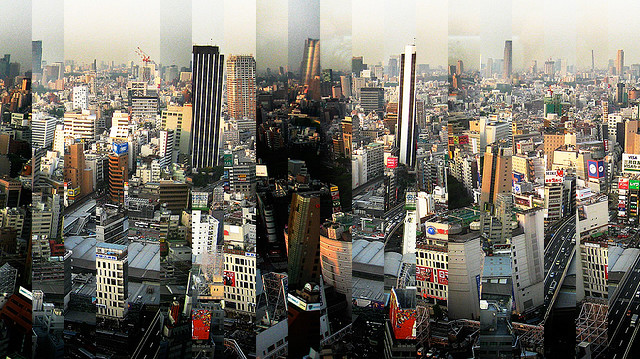
#> input picture images/input/TokyoPanoramaShredded.png, 640 x 359 px
$ python ImageShred.py   (Python 2 division)
#> lines starting #> are read from the running program, lines starting #| are printed output that depends on the picture
import sys
from PIL import Image
image = Image.open('images/input/TokyoPanoramaShredded.png')
#> image is the input picture: PIL image 640x359 RGBA; mean R, G, B, A 118.7, 114.3, 104.7, 255
data = image.getdata() # This gets pixel data

# Access an arbitrary pixel. Data is stored as a 2d array where rows are
# sequential. Each element in the array is a RGBA tuple (red, green, blue,
# alpha).

x, y = 20, 90
width, height = image.size
#> width = 640; height = 359
def get_pixel_value(x, y):
#> called with x = 20, y = 30
    global width,height
    pixel = data[y * width + x]
#> pixel = (203, 204, 198, 255)
    return pixel
print get_pixel_value(20, 30)
def get_distance_of_2_pixel(pixel1, pixel2):
    return  (pixel1[0] - pixel2[0])**2 + \
            (pixel1[1] - pixel2[1])**2 + \
            (pixel1[2] - pixel2[2])**2

point1 = get_pixel_value(19,30)
#> point1 = (202, 205, 194, 255)
point2 = get_pixel_value(20,30)
#> point2 = (203, 204, 198, 255)
print get_distance_of_2_pixel(point1,point2)
#| 18
def get_image_column(x):
    global width,height
    tmp_image_column = []
    for i in range(height):
        tmp_image_column.append(get_pixel_value(x, i))

    return tmp_image_column


# Create a new image of the same size as the original
# and copy a region into the new image
NUMBER_OF_COLUMNS = 20
unshredded = Image.new("RGBA", image.size)
#> unshredded: PIL image 640x359 RGBA; every value is 0
shred_width = unshredded.size[0]/NUMBER_OF_COLUMNS
#> shred_width = 32

image_shred_left_edges = []
image_shred_right_edges = []
for i in range(20):
    image_shred_left_edges.append(get_image_column(i*shred_width))
    image_shred_right_edges.append(get_image_column((i+1)*shred_width - 1))
#> this loop made 20 passes


def get_distance_of_2_column(col1, col2):
    height = len(col1)
    sum = 0
    for i in range(height):
        sum = sum + get_distance_of_2_pixel(col1[i], col2[i])
    return sum

#print len(image_shred_left_edges)
#print len(image_shred_right_edges)
min_col_distance_pair = []
print "distance :"
for i in range(20):
    print "col "+ str(i)
    tmp_min_col_distance = sys.maxint
    tmp_left = 0
    tmp_right = 0
    for j in range(20):
        left = image_shred_left_edges[i]
        right = image_shred_right_edges[j]
        tmp_distance = get_distance_of_2_column(left,right)
        print "%2d->%2d:%s" % (j,i,str(tmp_distance))
        if tmp_distance < tmp_min_col_distance and i != j:
            tmp_min_col_distance = tmp_distance
            tmp_left = i
            tmp_right = j
    tmp_col_dis_pair = (tmp_right,tmp_left,tmp_min_col_distance)
    min_col_distance_pair.append(tmp_col_dis_pair)

print "min col distance pair:   right -> left"
max_col_pair_dis = 0
max_left_index = -1
max_right_index = -1
pair_col_dict = dict()
for i, v in enumerate(min_col_distance_pair):
    #print i,v
    tmp_right, tmp_left, tmp_dis = v
    print "%2d -> %2d:%s" % (tmp_right, tmp_left, tmp_dis)
    pair_col_dict[tmp_right] = tmp_left
    if tmp_dis > max_col_pair_dis:
        max_col_pair_dis = tmp_dis
        max_right_index = tmp_right
        max_left_index = tmp_left


cur = max_left_index
for i in range(20):
    shred_number = cur
    x1, y1 = shred_width * shred_number, 0
    x2, y2 = x1 + shred_width, height
    source_region_rectangle = (x1, y1, x2, y2)
    source_region = image.crop(source_region_rectangle)
    destination_point = (i * shred_width, 0)
    unshredded.paste(source_region, destination_point)
    cur = pair_col_dict[cur]
#> this loop made 20 passes
#> pass 1, `source_region = image.crop(source_region_rectangle)`:
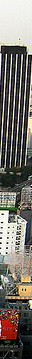
#> source_region: PIL image 32x359 RGBA; mean R, G, B, A 119.4, 114.4, 106.8, 255
#> pass 2, `source_region = image.crop(source_region_rectangle)`:
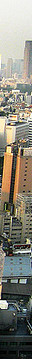
#> source_region: PIL image 32x359 RGBA; mean R, G, B, A 134.7, 131.8, 119.8, 255
#> pass 3, `source_region = image.crop(source_region_rectangle)`:
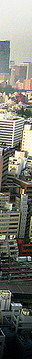
#> source_region: PIL image 32x359 RGBA; mean R, G, B, A 118.3, 119, 110.3, 255
#> after the loop:
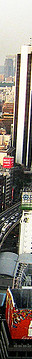
#> source_region: PIL image 32x359 RGBA; mean R, G, B, A 135.1, 126.1, 118.2, 255
#> after the loop:
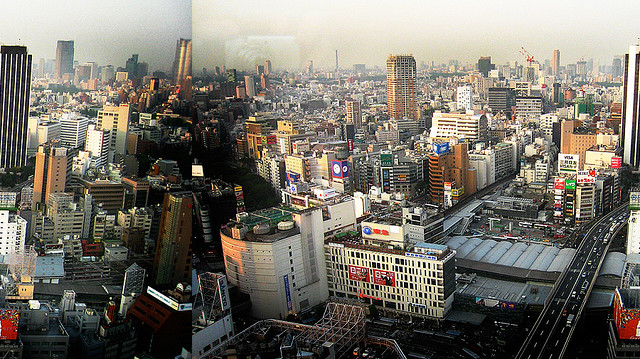
#> unshredded: PIL image 640x359 RGBA; mean R, G, B, A 118.7, 114.3, 104.7, 255
# Output the new image
unshredded.save("images/output/TokyoPanoramaShredded-unshredded.png", "PNG")
